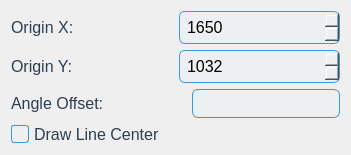
     <widget class="QWidget" name="widget_10" native="true">
      <property name="geometry">
       <rect>
        <x>0</x>
        <y>0</y>
        <width>351</width>
        <height>151</height>
       </rect>
      </property>
      <layout class="QVBoxLayout" name="verticalLayout_8">
       <item>
        <layout class="QHBoxLayout" name="horizontalLayout_26">
         <item>
          <widget class="QLabel" name="label_30">
           <property name="styleSheet">
            <string notr="true">QLabel {
	border: none;
    color: #2c3e50;
    font-size: 16px;
}

QLabel#title {
    font-size: 24px;
    font-weight: bold;
    color: #2980b9;
}</string>
           </property>
           <property name="text">
            <string>Origin X:</string>
           </property>
          </widget>
         </item>
         <item>
          <widget class="QSpinBox" name="sp_CalibCenterX">
           <property name="styleSheet">
            <string notr="true">QSpinBox {
    border: 1px solid #3498db;
    border-radius: 6px;
    padding: 5px;
    font-size: 16px;
    background-color: #ecf0f1;
}

QSpinBox::drop-down {
    border-left: 1px solid #3498db;
}</string>
           </property>
           <property name="maximum">
            <number>3350</number>
           </property>
           <property name="value">
            <number>1650</number>
           </property>
          </widget>
         </item>
        </layout>
       </item>
       <item>
        <layout class="QVBoxLayout" name="verticalLayout_7">
         <item>
          <layout class="QHBoxLayout" name="horizontalLayout_27">
           <item>
            <widget class="QLabel" name="label_22">
             <property name="styleSheet">
              <string notr="true">QLabel {
	border: none;
    color: #2c3e50;
    font-size: 16px;
}

QLabel#title {
    font-size: 24px;
    font-weight: bold;
    color: #2980b9;
}</string>
             </property>
             <property name="text">
              <string>Origin Y:</string>
             </property>
            </widget>
           </item>
           <item>
            <widget class="QSpinBox" name="sp_CalibCenterY">
             <property name="styleSheet">
              <string notr="true">QSpinBox {
    border: 1px solid #3498db;
    border-radius: 6px;
    padding: 5px;
    font-size: 16px;
    background-color: #ecf0f1;
}

QSpinBox::drop-down {
    border-left: 1px solid #3498db;
}</string>
             </property>
             <property name="maximum">
              <number>2310</number>
             </property>
             <property name="value">
              <number>1032</number>
             </property>
            </widget>
           </item>
          </layout>
         </item>
        </layout>
       </item>
       <item>
        <layout class="QHBoxLayout" name="horizontalLayout_20">
         <item>
          <widget class="QLabel" name="label_29">
           <property name="styleSheet">
            <string notr="true">QLabel {
    color: #2c3e50;
    font-size: 16px;
}

QLabel#title {
    font-size: 24px;
    font-weight: bold;
    color: #2980b9;
}</string>
           </property>
           <property name="text">
            <string>Angle Offset:</string>
           </property>
          </widget>
         </item>
         <item>
          <spacer name="horizontalSpacer">
           <property name="orientation">
            <enum>Qt::Horizontal</enum>
           </property>
           <property name="sizeHint" stdset="0">
            <size>
             <width>40</width>
             <height>20</height>
            </size>
           </property>
          </spacer>
         </item>
         <item>
          <widget class="QLineEdit" name="le_Anglerobot">
           <property name="styleSheet">
            <string notr="true">QLineEdit {
    border: 1px solid #3498db;
    border-radius: 6px;
	padding:3px;
    font-size: 16px;
    background-color: #ecf0f1;
}

QLineEdit:focus {
    border: 2px solid #2980b9;
    background-color: #ffffff;
}</string>
           </property>
           <property name="placeholderText">
            <string/>
           </property>
          </widget>
         </item>
        </layout>
       </item>
       <item>
        <widget class="QCheckBox" name="checkBox_EnDrawLine">
         <property name="styleSheet">
          <string notr="true">QCheckBox {
    spacing: 5px;
    font-size: 16px;
    color: #2c3e50;
}

QCheckBox::indicator {
    width: 16px;
    height: 16px;
}

QCheckBox::indicator:unchecked {
    border: 1px solid #3498db;
    background-color: #ecf0f1;
    border-radius: 3px;
}

QCheckBox::indicator:unchecked:hover {
    border: 1px solid #2980b9;
    background-color: #e0e0e0;
}

QCheckBox::indicator:unchecked:pressed {
    border: 1px solid #2980b9;
    background-color: #d0d0d0;
}

QCheckBox::indicator:checked {
    border: 1px solid #3498db;
    background-color: #3498db;
    border-radius: 3px;
}

QCheckBox::indicator:checked:hover {
    border: 1px solid #2980b9;
    background-color: #2980b9;
}

QCheckBox::indicator:checked:pressed {
    border: 1px solid #2980b9;
    background-color: #1c639e;
}
</string>
         </property>
         <property name="text">
          <string>Draw Line Center</string>
         </property>
        </widget>
       </item>
      </layout>
     </widget>
